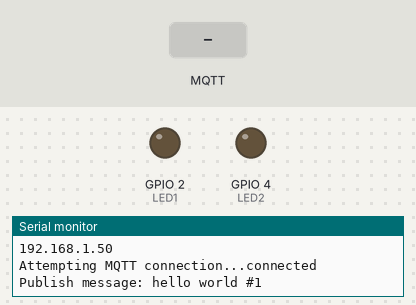
A sketch run on a simulated ESP32. Shown: output pins drawn as LEDs (lit = HIGH), the last lines printed to the serial monitor. The inputs (shaded band) are chosen by the test bench. WiFi joins after 1.5 s; servers stay silent unless stated; random numbers use the default seed unless the sketch sets one; no MQTT or app messages arrive unless stated.

Above: at 2.7 s.
2.8 s: MQTT message "1" arrives on the first subscribed topic
At 4.0 s:
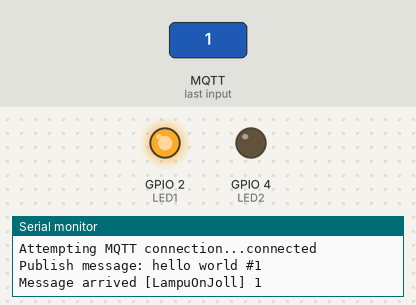
4.3 s: MQTT message "2" arrives on the first subscribed topic
At 5.4 s:
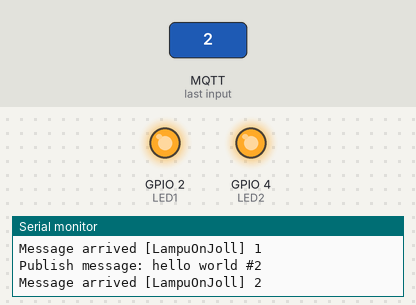
5.8 s: MQTT message "3" arrives on the first subscribed topic
At 6.6 s:
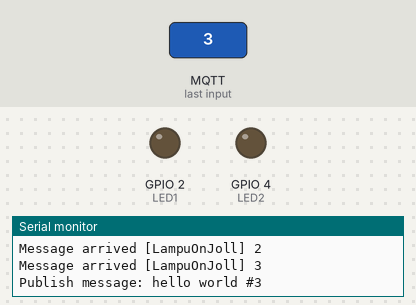
7.3 s: MQTT message "2" arrives on the first subscribed topic
At 7.7 s:
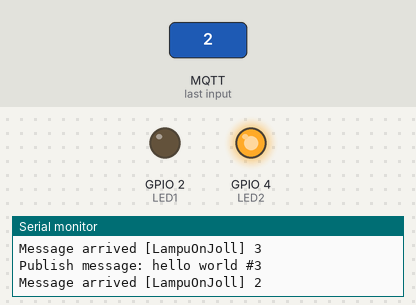
Timing chart, 0 to 9.8 s (numbered marks = the images above; inputs shaded):
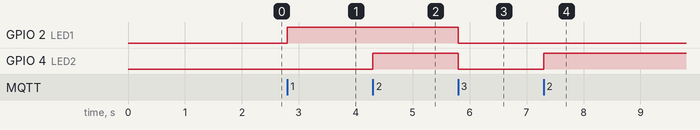

Measured:
- after the input at 2.8 s, GPIO 2 (LED1): LOW → HIGH at once
- after the input at 4.3 s, GPIO 4 (LED2): LOW → HIGH at once
- after the input at 5.8 s, GPIO 2 (LED1), GPIO 4 (LED2): HIGH → LOW at once
- after the input at 7.3 s, GPIO 4 (LED2): LOW → HIGH at once

The sketch:

sketch_oct03a.ino
```cpp
#include <WiFi.h>
#include <PubSubClient.h>

// Update these with values suitable for your network.

const char* ssid = "yagitu";
const char* password = "tidaktahu";
const char* mqtt_server = "mqtt-dashboard.com";

char* topic_subscribe = "LampuOnJoll";
char* topic_publish = "kirimHelloWorld1";

WiFiClient espClient;
PubSubClient client(espClient);
unsigned long lastMsg = 0;
#define MSG_BUFFER_SIZE (50)
char msg[MSG_BUFFER_SIZE];
int value = 0;

#define LED1 2          // Pin untuk LED pertama
#define LED2 4          // Pin untuk LED kedua (ubah sesuai dengan pin yang digunakan)

void setup_wifi() {

  delay(10);
  Serial.println();
  Serial.print("Connecting to ");
  Serial.println(ssid);

  WiFi.mode(WIFI_STA);
  WiFi.begin(ssid, password);

  while (WiFi.status() != WL_CONNECTED) {
    delay(500);
    Serial.print(".");
  }

  randomSeed(micros());

  Serial.println("");
  Serial.println("WiFi connected");
  Serial.println("IP address: ");
  Serial.println(WiFi.localIP());
}

void callback(char* topic, byte* payload, unsigned int length) {
  Serial.print("Message arrived [");
  Serial.print(topic);
  Serial.print("] ");
  for (int i = 0; i < length; i++) {
    Serial.print((char)payload[i]);
  }
  Serial.println();

  // Memeriksa payload untuk mengontrol LED
  if ((char)payload[0] == '1') {
    digitalWrite(LED1, HIGH);    // Nyalakan LED 1
  }
  else if ((char)payload[0] == '2') {
    digitalWrite(LED2, HIGH);    // Nyalakan LED 2
  }
  else if ((char)payload[0] == '3') {
    digitalWrite(LED1, LOW);     // Matikan LED 1
    digitalWrite(LED2, LOW);     // Matikan LED 2
  }
}

void reconnect() {
  while (!client.connected()) {
    Serial.print("Attempting MQTT connection...");
    String clientId = "ESP32Client-";
    clientId += String(random(0xffff), HEX);
    if (client.connect(clientId.c_str())) {
      Serial.println("connected");
      client.publish(topic_publish, "hello world");
      client.subscribe(topic_subscribe);
    } else {
      Serial.print("failed, rc=");
      Serial.print(client.state());
      Serial.println(" try again in 5 seconds");
      delay(5000);
    }
  }
}

void setup() {
  pinMode(LED1, OUTPUT);     // Inisialisasi pin LED pertama sebagai output
  pinMode(LED2, OUTPUT);     // Inisialisasi pin LED kedua sebagai output
  Serial.begin(115200);
  setup_wifi();
  client.setServer(mqtt_server, 1883);
  client.setCallback(callback);
}

void loop() {
  if (!client.connected()) {
    reconnect();
  }
  client.loop();

  unsigned long now = millis();
  if (now - lastMsg > 2000) {
    lastMsg = now;
    ++value;
    snprintf(msg, MSG_BUFFER_SIZE, "hello world #%ld", value);
    Serial.print("Publish message: ");
    Serial.println(msg);
    client.publish(topic_publish, msg);
  }
}
```
